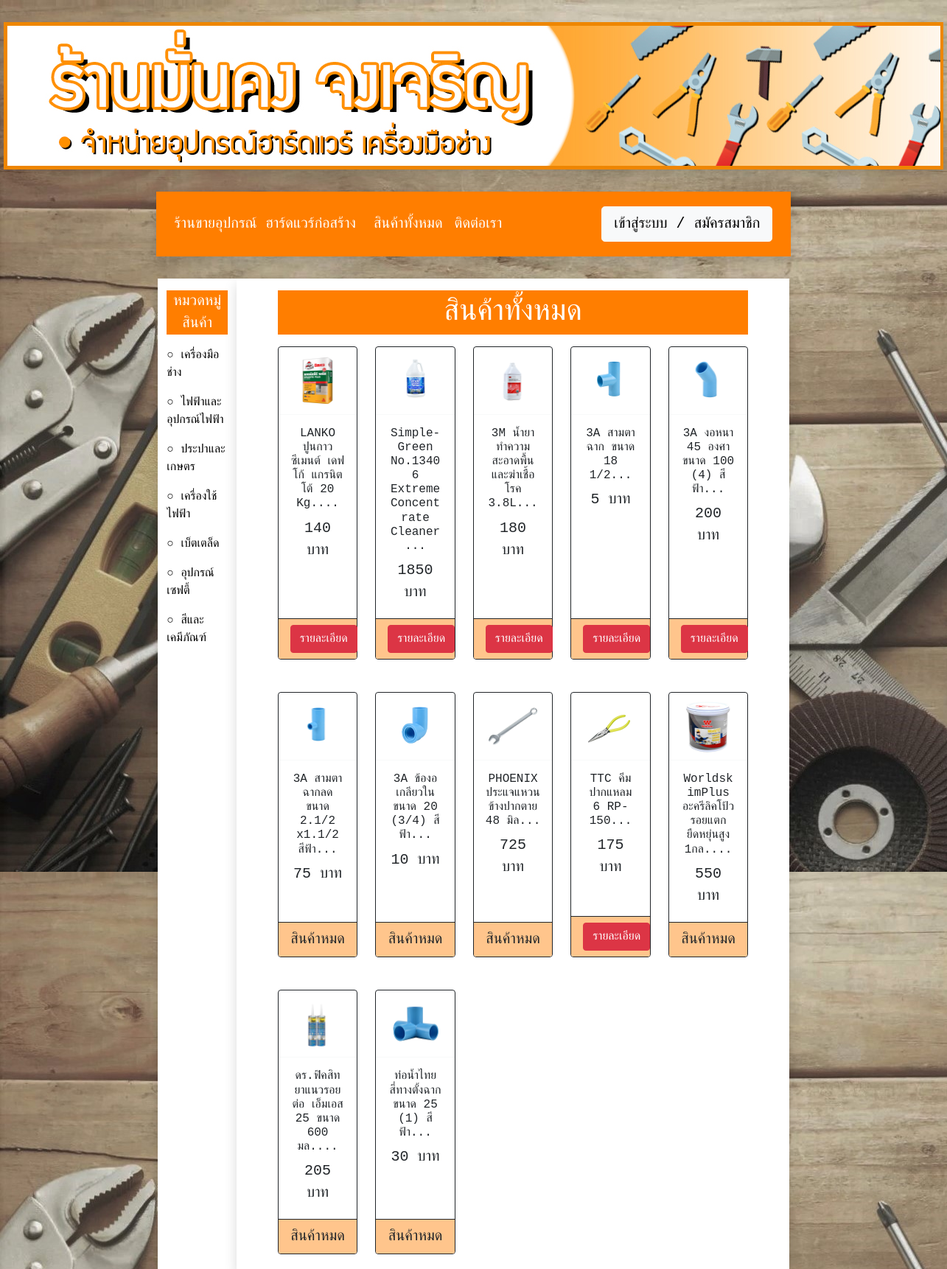
/TestCodeFinalProject/c_product.php, run on the app's committed database.
### tables this page shows
CREATE TABLE `pdcategory` (
  `cateID` int(10) NOT NULL,
  `categoryName` varchar(255) NOT NULL
);

CREATE TABLE `product` (
  `productID` int(10) NOT NULL,
  `productName` varchar(255) NOT NULL,
  `productPic` varchar(255) NOT NULL,
  `productCategory` varchar(255) NOT NULL,
  `remainUnit` int(255) NOT NULL,
  `unit` varchar(255) NOT NULL,
  `price` int(255) NOT NULL,
  `productDetail` text NOT NULL
);

### TestCodeFinalProject/c_product.php (the view, shortened to what this page needs)
<?php require("bootstrapscrip.php");   ?>
<html lang="en">
<head>
  <link rel="stylesheet" type="text/css" href="cuspo.css">
<body >
<?php require("c_cusheader.php");   ?>
<br>
<div class="container-fluid ">
  <div class="row content justify-content-center " >
    <div class="col-sm-1 sidenav shadow p3" style="text ">
    <p style="background-color: #FF7E00;" class="text-white text-center ">
    หมวดหมู่สินค้า
  </p>
<?php
$data = "SELECT *  FROM pdcategory";
$dataQuery = mysqli_query($check, $data);
?>
<?php
while($dataResult = mysqli_fetch_array($dataQuery))
{
?>
<p class="fs-6"><a class="text-black" href="c_product_catelist.php?namecate=<?php echo $dataResult["categoryName"];  ?>">○ <?php echo $dataResult["categoryName"];  ?></a></p>
            <?php } ?>
</div>
    <div class="col-sm-7 text-center shadow p3 " style="background-color: #FFFFFF;">
<?php
$strSQL = "SELECT * FROM product";
$objQuery = mysqli_query($check, $strSQL) or die(mysql_error());
?>
<p>
<div style="width:88%; margin:0px auto; background-color: #FF7E00;" class="fs-1 text-white">
<p>สินค้าทั้งหมด</p>
</div>
<div style="width:88%; margin:0px auto;">
<div class="row row-cols-1 row-cols-sm-2 row-cols-md-5 g-4">
  <?php
  while($objResult = mysqli_fetch_array($objQuery))
  {
  ?>
<form action="c_increorder_pc.php" method="post">
<div class="card border-Dark mb-1 h-100" >
  <div class="card-header bg-transparent border-light"><img src="../FinalProject/Picture/<?php echo $objResult["productPic"];?>" width="100%"></div>
  <div class="card-body text" >
    <h6 class="card-title"  title="<?php echo $objResult["productName"];?>"><?php echo iconv_substr($objResult["productName"],0,50,'UTF-8');?>...</h5>
    <p class="card-text"><?php echo $objResult["price"];?> บาท</p>
  </div>
  <div class="card-footer border-Dark" style="background-color: #FFC58C;">
  <?php if($objResult["remainUnit"]!=0){
?>
  <a href = "c_product_detail.php?id=<?php echo $objResult["productID"];?>"><input type="button" class="btn btn-danger" value="รายละเอียด"></a>
  <?php
} else {echo "สินค้าหมด";}
  ?>
</div>
</div>
</form>
  <?php
  }
  ?>
</div>
</div>
    </div>
  </div>
</div>
</body>
</html>

### TestCodeFinalProject/themealll.css (style rules this page uses)
body { background-color: white; font-family: 'supermarket', Courier, monospace; font-size: 24px; }

### TestCodeFinalProject/cuspo.css (style rules this page uses)
body { background-color: white; font-family: 'supermarket', Courier, monospace; font-size: 20px; }

### TestCodeFinalProject/cuspo1.css (style rules this page uses)
body { background-image: url(18800331.jpg); background-color: #cccccc; font-family: 'supermarket', Courier, monospace; font-size: 20px; }

### TestCodeFinalProject/c_product.php (style rules this page uses)
.sidenav { padding-top: 16px; background-color: #FFFFFF; height: auto; }
A { text-decoration:none }

### TestCodeFinalProject/c_cusheader.php (style rules this page uses)
A { text-decoration:none }

### data on the page
pdcategory: categoryName "เครื่องมือช่าง"
pdcategory: categoryName "ไฟฟ้าและอุปกรณ์ไฟฟ้า"
pdcategory: categoryName "ประปาและเกษตร"
pdcategory: categoryName "เครื่องใช้ไฟฟ้า"
pdcategory: categoryName "เบ็ตเตล็ด"
pdcategory: categoryName "อุปกรณ์เซฟตี้"
pdcategory: categoryName "สีและเคมีภัณฑ์"
product: productPic (picture), productName "LANKO ปูนกาวซีเมนต์ เดฟโก้ แกรนิตโต้ 20 Kg.", price "140"
product: productPic (picture), productName "Simple-Green No.13406 Extreme Concentrate Cleaner", price "1850"
product: productPic (picture), productName "3M น้ำยาทำความสะอาดพื้นและฆ่าเชื้อโรค 3.8L", price "180"
product: productPic (picture), productName "3A สามตาฉาก ขนาด 18 1/2", price "5"
product: productPic (picture), productName "3A งอหนา 45 องศา ขนาด 100 (4) สีฟ้า", price "200"
product: productPic (picture), productName "3A สามตาฉากลด ขนาด 2.1/2 x1.1/2 สีฟ้า", price "75", remainUnit "สินค้าหมด"
product: productPic (picture), productName "3A ข้องอเกลียวใน ขนาด 20 (3/4) สีฟ้า", price "10", remainUnit "สินค้าหมด"
product: productPic (picture), productName "PHOENIX ประแจแหวนข้างปากตาย 48 มิล", price "725", remainUnit "สินค้าหมด"
product: productPic (picture), productName "TTC คีมปากแหลม 6 RP-150", price "175"
product: productPic (picture), productName "WorldskimPlus อะครีลิคโป้วรอยแตกยืดหยุ่นสูง 1กล.", price "550", remainUnit "สินค้าหมด"
product: productPic (picture), productName "ดร.ฟิคสิท ยาแนวรอยต่อ เอ็มเอส 25 ขนาด 600 มล.", price "205", remainUnit "สินค้าหมด"
product: productPic (picture), productName "ท่อน้ำไทย สี่ทางตั้งฉาก ขนาด 25 (1) สีฟ้า", price "30", remainUnit "สินค้าหมด"
